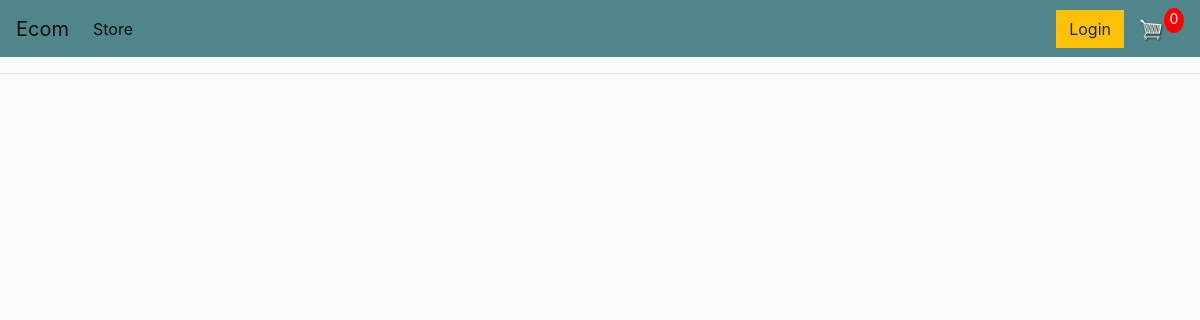
/, run on an earlier commit of the app's database.
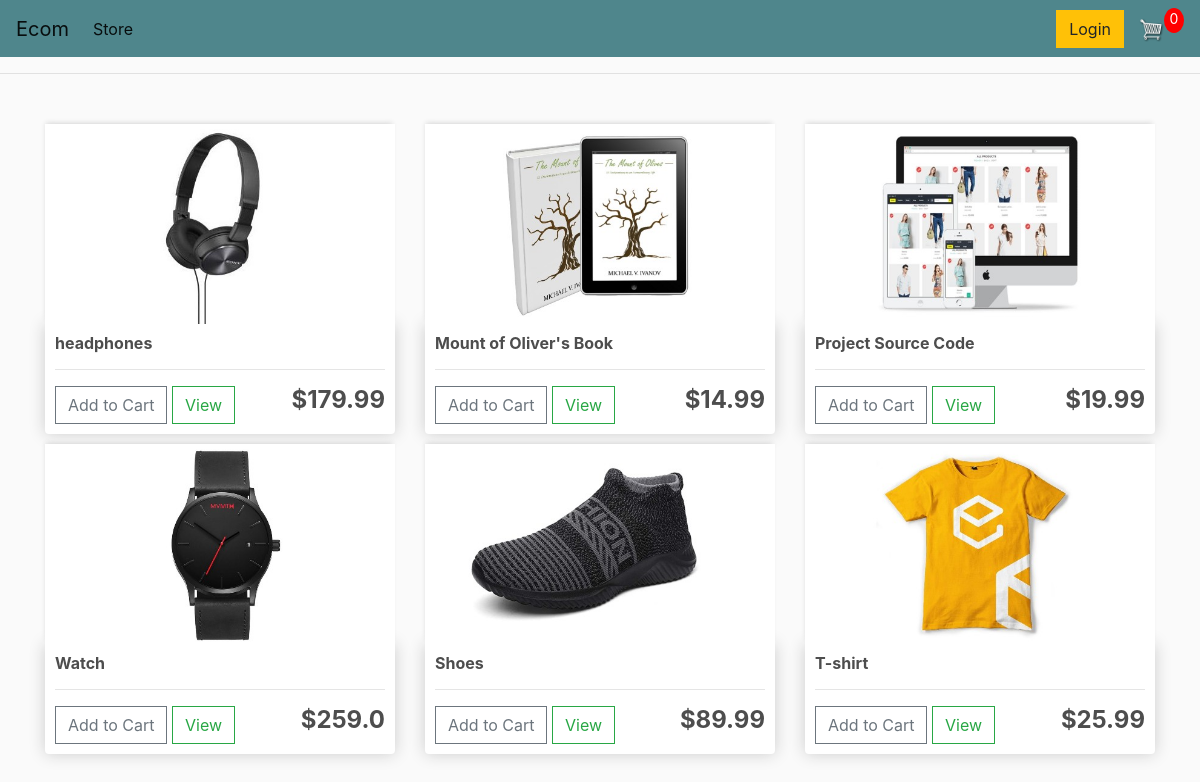
And on a later commit of the database.
### store/models.py (models this page shows, shortened)
class Product(models.Model):
    name = models.CharField(max_length=200)
    price = models.FloatField()
    digital = models.BooleanField(default=False,null=True, blank=True)
    image = models.ImageField(null=True,blank=True)
    @property
    def imageURL(self):
        try:
            url=self.image.url
        except:
            url=''
        return url

### store/views.py (the view)
# urls.py: path('',include('store.urls')),
def store(request):
    if request.user.is_authenticated:
        customer = request.user.customer
        order, created = Order.objects.get_or_create(customer=customer, complete=False)
        items = order.orderitem_set.all()
        cartItems = order.get_cart_items
    else:
        cookieData = cookieCart(request)
        cartItems = cookieData['cartItems']
        order = cookieData['order']
        items = cookieData['items']
    products = Product.objects.all()
    context={'products':products,'cartItems':cartItems}
    return render(request,'store/store.html',context)

### store/utils.py (called while the page is built, shortened)
def cookieCart(request):
        try:
            cart = json.loads(request.COOKIES['cart'])
        except:
            cart = {}
            print('CART:',cart)
        items=[]
        order={'get_cart_total':0,'get_cart_items':0,'shipping':False}
        cartItems = order['get_cart_items']
        return {'cartItems':cartItems ,'order':order, 'items':items}

### store/templates/store/store.html (shortened to what this page needs)
{% extends 'store/main.html' %}
{% load static %}
{% block content %}
    <div class="row">
        {% for product in products %}
        <div class="col-lg-4">
            <img class="thumbnail" src="{{product.imageURL}}">
            <div class="box-element product">
                <h6><strong>{{product.name}}</strong></h6>
                <hr>
                <button data-product="{{product.id}}" data-action="add"  class="btn btn-outline-secondary add-btn update-cart">Add to Cart</button>
                <a class="btn btn-outline-success" href="#">View</a>
                <h4 style="display: inline-block; float: right"><strong>${{product.price}}</strong></h4>
            </div>
        </div>
        {% endfor %}
            </div>
        </div>
{% endblock content %}

### store/templates/store/main.html (shortened to what this page needs)
<!DOCTYPE html>
{% load static %}
<html lang="en">
<head>
    <link rel="stylesheet" href="https://stackpath.bootstrapcdn.com/bootstrap/4.4.1/css/bootstrap.min.css">
    <link rel="stylesheet" type="text/css" href="{% static 'css/main.css' %}">
</head>
<body>
    <nav class="navbar navbar-expand-lg navbar-light bg-dark">
        <a class="navbar-brand" href="{% url 'store' %}">Ecom</a>
        <div class="collapse navbar-collapse" id="navbarSupportedContent">
          <ul class="navbar-nav mr-auto">
            <li class="nav-item active">
              <a class="nav-link" href="{% url 'store' %}">Store <span class="sr-only">(current)</span></a>
            </li>
          </ul>
            <div class="form-inline my-2 my-lg-0">
                <a href="#"class="btn btn-warning">Login</a>
                <a href="{% url 'cart' %}">
                    <img  id="cart-icon" src="{% static 'images/cart.png' %}">
                </a>
                <p id="cart-total">{{cartItems}}</p>
            </div>
        </div>
    </nav>
    <hr>
    <div class="container">
        <br>
        {% block content %}
        {% endblock content %}
</body>
</html>

### static/css/main.css (style rules this page uses)
body { background-color: hsl(0, 0%, 98%); }
h1,h2,h3,h4,h5,h6 { color:hsl(0, 0%, 30%); }
.box-element { box-shadow:hsl(0, 0%, 80%) 0 0 16px; background-color: #fff; border-radius: 4px; padding: 10px; }
.thumbnail { width: 100%; height: 200px; -webkit-box-shadow: -1px -3px 5px -2px rgba(214,214,214,1); -moz-box-shadow: -1px -3px 5px -2px rgba(214,214,214,1); box-shadow: -1px -3px 5px -2px rgba(214,214,214,1); }
.product { border-radius: 0 0 4px 4px; }
.bg-dark { background-color: #4f868c!important; }
#cart-icon { width:25px; display: inline-block; margin-left: 15px; }
#cart-total { display: block; text-align: center; color:#fff; background-color: red; width: 20px; height: 25px; border-radius: 50%; font-size: 14px; }
.col-lg-4, .col-lg-6, .col-lg-8, .col-lg-12 { margin-top: 10px; }
.btn { border-radius: 0; }

What changed in the data, as far as the page shows it:
added Product: imageURL (picture), name "headphones", price "179.99"
added Product: imageURL (picture), name "Mount of Oliver's Book", price "14.99"
added Product: imageURL (picture), name "Project Source Code", price "19.99"
added Product: imageURL (picture), name "Watch", price "259.0"
added Product: imageURL (picture), name "Shoes", price "89.99"
added Product: imageURL (picture), name "T-shirt", price "25.99"
